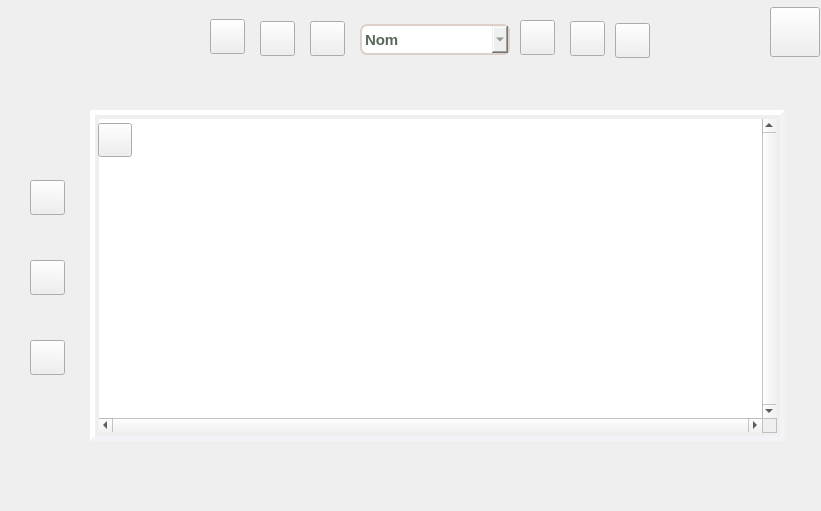
     <widget class="QWidget" name="affichagesdf" native="true">
      <property name="geometry">
       <rect>
        <x>530</x>
        <y>120</y>
        <width>821</width>
        <height>511</height>
       </rect>
      </property>
      <property name="styleSheet">
       <string notr="true">#affichagesdf{background:#f0e4e0;  border-top-left-radius: 70px;   border-bottom-right-radius: 70px;}</string>
      </property>
      <widget class="QLineEdit" name="recherchersdf">
       <property name="geometry">
        <rect>
         <x>360</x>
         <y>24</y>
         <width>150</width>
         <height>31</height>
        </rect>
       </property>
       <property name="styleSheet">
        <string notr="true">#recherchersdf
{ 
selection-color:#56695b;
color: #56695b;
font-weight: bold;
font-size: 15px;
border: 2px outset #dcd0c9;
border-radius: 7px;
background-color: #fefefb;
selection-background-color: #e3dac9;

}
#recherchersdf:hover
{
border: 2px inset #dcd0c9;
background: #fafaeb;
}</string>
       </property>
       <property name="text">
        <string/>
       </property>
      </widget>
      <widget class="QPushButton" name="recherchesdf">
       <property name="geometry">
        <rect>
         <x>770</x>
         <y>7</y>
         <width>50</width>
         <height>50</height>
        </rect>
       </property>
       <property name="font">
        <font>
         <family>Bell MT</family>
         <pointsize>18</pointsize>
         <weight>75</weight>
         <bold>true</bold>
         <kerning>true</kerning>
        </font>
       </property>
       <property name="toolTip">
        <string>Rechercher avec filtrage</string>
       </property>
       <property name="statusTip">
        <string/>
       </property>
       <property name="whatsThis">
        <string/>
       </property>
       <property name="accessibleName">
        <string/>
       </property>
       <property name="accessibleDescription">
        <string/>
       </property>
       <property name="styleSheet">
        <string notr="true">#recherchesdf
{
	border-image: url(:/images/rechsdf1.png);
}
#recherchesdf:hover
{
	border-image: url(:/images/rechsdf2.png);
}</string>
       </property>
       <property name="text">
        <string/>
       </property>
      </widget>
      <widget class="QPushButton" name="supprimersdf">
       <property name="geometry">
        <rect>
         <x>615</x>
         <y>23</y>
         <width>35</width>
         <height>35</height>
        </rect>
       </property>
       <property name="font">
        <font>
         <family>Bell MT</family>
         <pointsize>18</pointsize>
         <weight>75</weight>
         <bold>true</bold>
         <kerning>true</kerning>
        </font>
       </property>
       <property name="toolTip">
        <string>Supprimer</string>
       </property>
       <property name="styleSheet">
        <string notr="true">#supprimersdf
{
	border-image: url(:/images/suppsdf1.png);
}
#supprimersdf:hover
{
	border-image: url(:/images/suppsdf2.png);
}</string>
       </property>
       <property name="text">
        <string/>
       </property>
      </widget>
      <widget class="QPushButton" name="modsdf">
       <property name="geometry">
        <rect>
         <x>310</x>
         <y>21</y>
         <width>35</width>
         <height>35</height>
        </rect>
       </property>
       <property name="font">
        <font>
         <family>Bell MT</family>
         <pointsize>18</pointsize>
         <weight>75</weight>
         <bold>true</bold>
         <kerning>true</kerning>
        </font>
       </property>
       <property name="toolTip">
        <string>Affecter/Modifier Chambre</string>
       </property>
       <property name="styleSheet">
        <string notr="true">#modsdf
{
	border-image: url(:/images/modifsdf1.png);
}
#modsdf:hover
{
	
	border-image: url(:/images/modifsdf2.png);
}</string>
       </property>
       <property name="text">
        <string/>
       </property>
      </widget>
      <widget class="QPushButton" name="affsdf">
       <property name="geometry">
        <rect>
         <x>570</x>
         <y>21</y>
         <width>35</width>
         <height>35</height>
        </rect>
       </property>
       <property name="font">
        <font>
         <family>Bell MT</family>
         <pointsize>18</pointsize>
         <weight>75</weight>
         <bold>true</bold>
         <kerning>true</kerning>
        </font>
       </property>
       <property name="toolTip">
        <string>Voir Plus</string>
       </property>
       <property name="styleSheet">
        <string notr="true">#affsdf
{
	border-image: url(:/images/affsdf1.png);
}
#affsdf:hover
{
	border-image: url(:/images/affsdf2.png);
}</string>
       </property>
       <property name="text">
        <string/>
       </property>
      </widget>
      <widget class="QPushButton" name="triersdf">
       <property name="geometry">
        <rect>
         <x>30</x>
         <y>260</y>
         <width>35</width>
         <height>35</height>
        </rect>
       </property>
       <property name="font">
        <font>
         <family>Bell MT</family>
         <pointsize>18</pointsize>
         <weight>75</weight>
         <bold>true</bold>
         <kerning>true</kerning>
        </font>
       </property>
       <property name="toolTip">
        <string>Trier</string>
       </property>
       <property name="styleSheet">
        <string notr="true">#triersdf
{
	
	border-image: url(:/images/trisdf1.png);
}
#triersdf:hover
{
	border-image: url(:/images/trisdf2.png);
}</string>
       </property>
       <property name="text">
        <string/>
       </property>
      </widget>
      <widget class="QComboBox" name="selectrisdf">
       <property name="geometry">
        <rect>
         <x>360</x>
         <y>24</y>
         <width>150</width>
         <height>31</height>
        </rect>
       </property>
       <property name="styleSheet">
        <string notr="true">#selectrisdf{ 
border: 2px solid #dcd0c9;
border-radius: 7px;
color: #56695b;
font-weight: bold;
font-size: 15px;
}
#selectrisdf QAbstractItemView{ 
color:#62865C ;
font-weight: bold;
font-size: 15px;
selection-background-color: #ffffff;
selection-color:#56695b;
}</string>
       </property>
       <item>
        <property name="text">
         <string>Nom</string>
        </property>
        <property name="icon">
         <iconset resource="image.qrc">
          <normaloff>:/images/fhautsdf .png</normaloff>:/images/fhautsdf .png</iconset>
        </property>
       </item>
       <item>
        <property name="text">
         <string>Prenom</string>
        </property>
        <property name="icon">
         <iconset resource="image.qrc">
          <normaloff>:/images/fbassdf.png</normaloff>:/images/fbassdf.png</iconset>
        </property>
       </item>
       <item>
        <property name="text">
         <string>Date Entree</string>
        </property>
        <property name="icon">
         <iconset resource="image.qrc">
          <normaloff>:/images/fhautsdf .png</normaloff>:/images/fhautsdf .png</iconset>
        </property>
       </item>
       <item>
        <property name="text">
         <string>Date Sortie</string>
        </property>
        <property name="icon">
         <iconset resource="image.qrc">
          <normaloff>:/images/fbassdf.png</normaloff>:/images/fbassdf.png</iconset>
        </property>
       </item>
       <item>
        <property name="text">
         <string>Prenom</string>
        </property>
        <property name="icon">
         <iconset resource="image.qrc">
          <normaloff>:/images/fhautsdf .png</normaloff>:/images/fhautsdf .png</iconset>
        </property>
       </item>
       <item>
        <property name="text">
         <string>Date Entree</string>
        </property>
        <property name="icon">
         <iconset resource="image.qrc">
          <normaloff>:/images/fbassdf.png</normaloff>:/images/fbassdf.png</iconset>
        </property>
       </item>
       <item>
        <property name="text">
         <string>Date Sortie</string>
        </property>
        <property name="icon">
         <iconset resource="image.qrc">
          <normaloff>:/images/fhautsdf .png</normaloff>:/images/fhautsdf .png</iconset>
        </property>
       </item>
       <item>
        <property name="text">
         <string>Nom</string>
        </property>
        <property name="icon">
         <iconset resource="image.qrc">
          <normaloff>:/images/fbassdf.png</normaloff>:/images/fbassdf.png</iconset>
        </property>
       </item>
      </widget>
      <widget class="QTableView" name="tableViewsdf">
       <property name="geometry">
        <rect>
         <x>90</x>
         <y>110</y>
         <width>695</width>
         <height>331</height>
        </rect>
       </property>
       <property name="styleSheet">
        <string notr="true">#tableViewsdf {
	border:5px outset  #f3f2f7;
    color: #62865C;
    font-weight: bold;
    font-size: 20px;
     padding: 4px;
    gridline-color: #56695b;
    selection-background-color: #f3f2f7;
}
#tableViewsdf QHeaderView::section{
    background-color: #f8f5f1 ;
    color: #56695b;
    padding: 12px;
    text-transform: uppercase;
}
#tableViewsdf::item:selected {
    background-color:#f0e4e0;
}
#tableViewsdf::item:focus{
    color:#95a595;
    border: 2px solid #f0e4e0;
    background-color: #fafaeb ;
}</string>
       </property>
       <property name="verticalScrollBarPolicy">
        <enum>Qt::ScrollBarAlwaysOn</enum>
       </property>
       <property name="horizontalScrollBarPolicy">
        <enum>Qt::ScrollBarAlwaysOn</enum>
       </property>
      </widget>
      <widget class="QPushButton" name="statsdfsexe">
       <property name="geometry">
        <rect>
         <x>30</x>
         <y>180</y>
         <width>35</width>
         <height>35</height>
        </rect>
       </property>
       <property name="font">
        <font>
         <family>Bell MT</family>
         <pointsize>18</pointsize>
         <weight>75</weight>
         <bold>true</bold>
         <kerning>true</kerning>
        </font>
       </property>
       <property name="toolTip">
        <string>Voir Statistique</string>
       </property>
       <property name="styleSheet">
        <string notr="true">#statsdfsexe
{
	border-image: url(:/images/statsexesdf1.png);
}
#statsdfsexe:hover
{
	border-image: url(:/images/statsexesdf2.png);
}</string>
       </property>
       <property name="text">
        <string/>
       </property>
      </widget>
      <widget class="QPushButton" name="pdfsdf">
       <property name="geometry">
        <rect>
         <x>520</x>
         <y>20</y>
         <width>35</width>
         <height>35</height>
        </rect>
       </property>
       <property name="font">
        <font>
         <family>Bell MT</family>
         <pointsize>18</pointsize>
         <weight>75</weight>
         <bold>true</bold>
         <kerning>true</kerning>
        </font>
       </property>
       <property name="toolTip">
        <string>Télécharger PDF</string>
       </property>
       <property name="styleSheet">
        <string notr="true">#pdfsdf
{	
	border-image: url(:/images/pdfsdf1.png);
}
#pdfsdf:hover
{
	border-image: url(:/images/pdfsdf2.png);
}</string>
       </property>
       <property name="text">
        <string/>
       </property>
      </widget>
      <widget class="QPushButton" name="sdfnotif">
       <property name="geometry">
        <rect>
         <x>30</x>
         <y>340</y>
         <width>35</width>
         <height>35</height>
        </rect>
       </property>
       <property name="font">
        <font>
         <family>Bell MT</family>
         <pointsize>18</pointsize>
         <weight>75</weight>
         <bold>true</bold>
         <kerning>true</kerning>
        </font>
       </property>
       <property name="toolTip">
        <string>Notifications</string>
       </property>
       <property name="styleSheet">
        <string notr="true">#sdfnotif
{
	border-image: url(:/images/notifsdf1.png);
}
#sdfnotif:hover
{
	border-image: url(:/images/notifsdf2.png);
}</string>
       </property>
       <property name="text">
        <string/>
       </property>
      </widget>
      <widget class="QPushButton" name="textsdf">
       <property name="enabled">
        <bool>true</bool>
       </property>
       <property name="geometry">
        <rect>
         <x>210</x>
         <y>19</y>
         <width>35</width>
         <height>35</height>
        </rect>
       </property>
       <property name="font">
        <font>
         <family>Bell MT</family>
         <pointsize>18</pointsize>
         <weight>75</weight>
         <bold>true</bold>
         <kerning>true</kerning>
        </font>
       </property>
       <property name="toolTip">
        <string>Renvoyer Beneficiaire</string>
       </property>
       <property name="styleSheet">
        <string notr="true">#textsdf
{
	border-image: url(:/images/historicsdf1.png);
}
#textsdf:hover
{
	border-image: url(:/images/historicsdf2.png);
}
</string>
       </property>
       <property name="text">
        <string/>
       </property>
      </widget>
      <widget class="QPushButton" name="homesdf">
       <property name="enabled">
        <bool>true</bool>
       </property>
       <property name="geometry">
        <rect>
         <x>98</x>
         <y>123</y>
         <width>34</width>
         <height>34</height>
        </rect>
       </property>
       <property name="font">
        <font>
         <family>Bell MT</family>
         <pointsize>18</pointsize>
         <weight>75</weight>
         <bold>true</bold>
         <kerning>true</kerning>
        </font>
       </property>
       <property name="toolTip">
        <string>Retour à la page d'accueil</string>
       </property>
       <property name="styleSheet">
        <string notr="true">#homesdf
{
	border-image: url(:/images/homesdf1.png);
}
#homesdf:hover
{
	border-image: url(:/images/homesdf2.png);
}</string>
       </property>
       <property name="text">
        <string/>
       </property>
      </widget>
      <widget class="QPushButton" name="fichierhistorique">
       <property name="enabled">
        <bool>true</bool>
       </property>
       <property name="geometry">
        <rect>
         <x>260</x>
         <y>21</y>
         <width>35</width>
         <height>35</height>
        </rect>
       </property>
       <property name="font">
        <font>
         <family>Bell MT</family>
         <pointsize>18</pointsize>
         <weight>75</weight>
         <bold>true</bold>
         <kerning>true</kerning>
        </font>
       </property>
       <property name="toolTip">
        <string>Historique</string>
       </property>
       <property name="styleSheet">
        <string notr="true">#fichierhistorique
{
	border-image: url(:/images/historique1.png);
}
#fichierhistorique:hover
{
	border-image: url(:/images/historique2.png);
}
</string>
       </property>
       <property name="text">
        <string/>
       </property>
      </widget>
     </widget>
